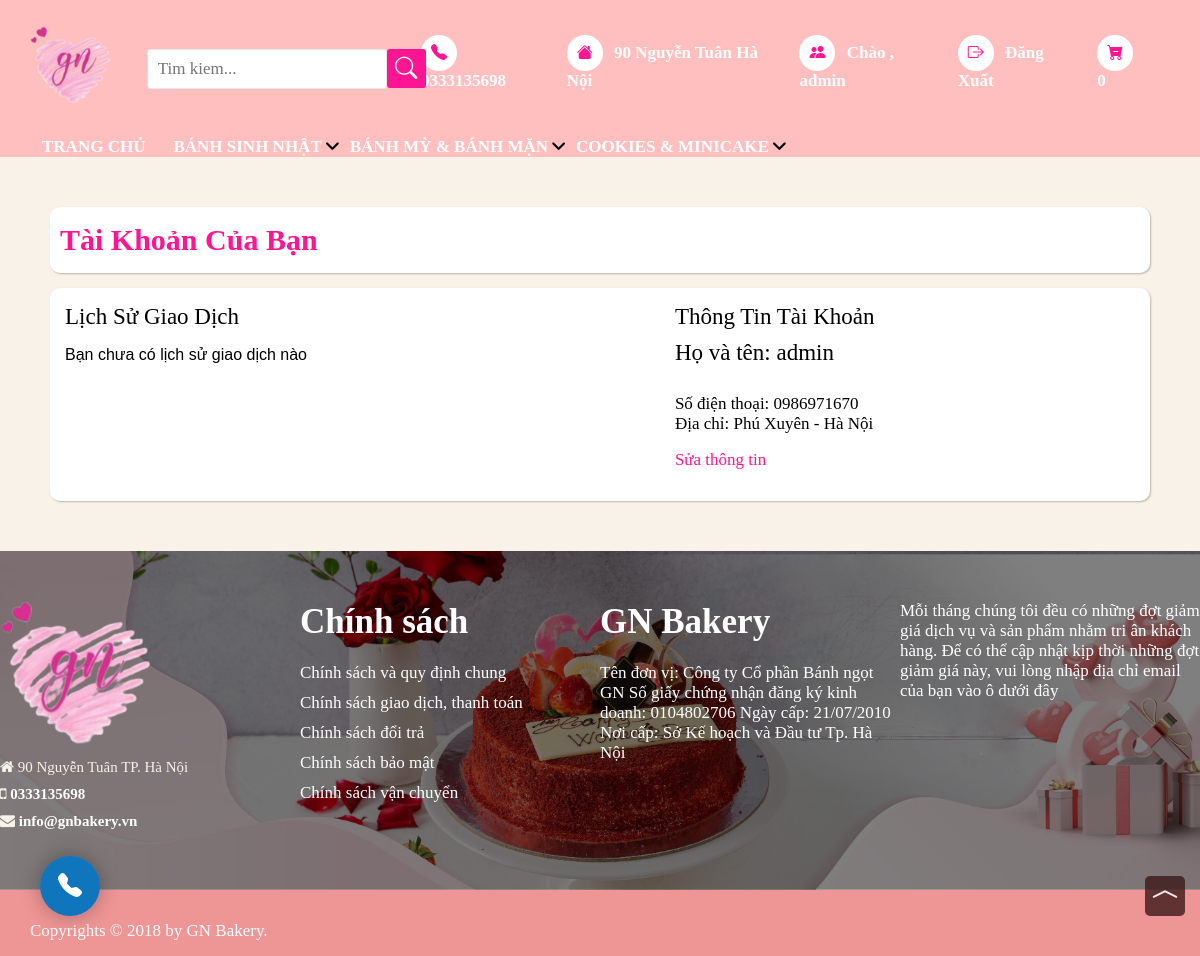
Screenshot of /user.php (signed in) with the database file from the repository.
### tables this page shows
CREATE TABLE `categories` (
  `id` int(11) NOT NULL,
  `name` varchar(50) NOT NULL
);

CREATE TABLE `users` (
  `id` int(11) NOT NULL,
  `name` varchar(50) NOT NULL,
  `email` varchar(255) NOT NULL,
  `password` varchar(255) NOT NULL,
  `phone` varchar(15) DEFAULT NULL,
  `address` varchar(255) DEFAULT NULL,
  `level` int(1) NOT NULL
);

### cart_function.php (called while the page is built, shortened)
<?php
function total_item($cart){
    $total = 0;
    return $total;
}
?>

### user.php (the view, shortened to what this page needs)
<?php
  require 'database/connect.php';
  $id = $_SESSION['id'];
  $sql = "select * from users where id = '$id'";
  $result = mysqli_query($connect,$sql);
  $each = mysqli_fetch_array($result);
  $sqlOrder = "select id, name_receiver, address_receiver, phone_receiver, DATE_FORMAT(created_at, '%d/%m/%Y %T') as created_at, status, total_price from orders where user_id = '$id'";
  $resultOrder = mysqli_query($connect,$sqlOrder);
?>
<!DOCTYPE html>
<html>
<head>
  <link rel="stylesheet" href="https://cdn.jsdelivr.net/npm/bootstrap-icons@1.8.1/font/bootstrap-icons.css">
  <link href="https://cdn.jsdelivr.net/npm/bootstrap@5.1.3/dist/css/bootstrap.min.css" rel="stylesheet"
>
   <link rel="stylesheet" type="text/css" href="css/user.css">
  <link rel="stylesheet" type="text/css" href="css/style.css">
  <link rel="stylesheet" href="https://cdnjs.cloudflare.com/ajax/libs/font-awesome/6.0.0/css/all.min.css">
  <link rel="stylesheet" type="text/css" href="https://cdn.jsdelivr.net/npm/slick-carousel@1.8.1/slick/slick.css" />
  <link rel="stylesheet" href="https://cdnjs.cloudflare.com/ajax/libs/font-awesome/4.7.0/css/font-awesome.min.css">
</head>
<body>
<?php require './header.php'; ?>
 <section id="page-content">
   <div class="content-header">
     <h1 >Tài Khoản Của Bạn</h1>
   </div>
   <div class="content-grid">
     <div class="content-grid-left">
        <h2 class="h4">Lịch Sử Giao Dịch</h2>
        <p <?php
            if(mysqli_num_rows($resultOrder)<1){
              echo 'style = "display:block;"';
            }else{
              echo 'style = "display:none;"';
            }
          ?>
          >Bạn chưa có lịch sử giao dịch nào</p>
     </div>
     <div class="content-grid-right">
       <h4 class="h4">Thông Tin Tài Khoản</h4>
       <h3 class="h4">Họ và tên: <?= $each['name'] ?? '' ?></h3>
       <p>
        <br>
        Số điện thoại: <?= $each['phone'] ?? '' ?>
        <br>
        Địa chỉ: <?= $each['address'] ?? '' ?>
       </p>
       <p class="text-address"><a href="update.php">Sửa thông tin</a></p>
     </div>
   </div>
 </section>
  <footer>
    <div class="footer-top">
      <div class="wrapper">
        <div class="inner">
          <div class="grid-item">
            <div class="contact-item ">
              <div class="ft-contact">
                <div class="ft-contact-logo ">
                  <a href="/"><img style="width: 50%;height:50%;" src="img/logo.png"
                      alt="GN BAKERY - Bánh ngọt Pháp"></a>
                </div>
                <div class="ft-contact-address">
                  <i class="fa fa-home" aria-hidden="true"></i> 90 Nguyễn Tuân TP. Hà Nội
                </div>
                <div class="ft-contact-tel">
                  <i class="fa fa-mobile" aria-hidden="true"></i> <a style="color: white; font-weight: bolder;"
                    href="tel:0333135698">0333135698</a>
                </div>
                <div class="ft-contact-email">
                  <i class="fa fa-envelope" aria-hidden="true"></i> <a style="color: white;font-weight: bolder;"
                    href="mailto:info@gnbakery.vn">info@gnbakery.vn</a>
                </div>
              </div>
            </div>
            <div class="menu ">
              <div class="ft-menu">
                <h4>Chính sách</h4>
                <ul class="list">
                  <li><a href="">Chính sách và quy định chung</a></li>
                  <li><a href="">Chính sách giao dịch, thanh toán</a></li>
                  <li><a href="">Chính sách đổi trả</a></li>
                  <li><a href="">Chính sách bảo mật</a></li>
                  <li><a href="">Chính sách vận chuyển</a></li>
                </ul>
              </div>
            </div>
            <div class="subscribe ">
              <div class="ft-subscribe-wrapper">
                <h4>GN Bakery</h4>
                <div class="ft-subscribe">
                  <p>Tên đơn vị: Công ty Cổ phần Bánh ngọt GN
                    Số giấy chứng nhận đăng ký kinh doanh: 0104802706
                    Ngày cấp: 21/07/2010
                    Nơi cấp: Sở Kế hoạch và Đầu tư Tp. Hà Nội
                  </p>
                </div>
              </div>
            </div>
            <div class="connect">
              <p>Mỗi tháng chúng tôi đều có những đợt giảm giá dịch vụ và sản phẩm nhằm tri ân khách hàng. Để có thể cập
                nhật kịp thời những đợt giảm giá này, vui lòng nhập địa chỉ email của bạn vào ô dưới đây
            </div>
          </div>
        </div>
      </div>
    </div>
    <div class="footer-bottom">
      <div class="wrapper">
        <div class="inner">
          <div class="grid">
            <div class="grid__item ">
              <div class="ft-copyright">
                Copyrights © 2018 by <a target="_blank" href="">GN Bakery</a>.
              </div>
            </div>
          </div>
        </div>
      </div>
    </footer>
    <div id="hotline">
      <a href="tel:0333135698" id="yBtn">
        <i class="bi bi-telephone-fill"></i>
      </a>
    </div>
    <div id="backtop">
      <i class="bi bi-chevron-compact-up"></i>
    </div>
</body>
</html>

### header.php (shortened to what this page needs)
<?php
require 'cart_function.php';
require './database/connect.php';
    $sql = "select * from categories";
    $categories = mysqli_query($connect, $sql);
$cart = (isset($_SESSION['cart']))? $_SESSION['cart'] : [];
?>
  <header class="medium-header">
    <div class="site-header">
      <div class="header-left">
        <div class="logo">
          <h1>
            <a href="#">
              <img src="img/logo.png">
            </a>
          </h1>
        </div>
        <div class="search">
          <form action="/search" method="get" class="input-search" role="search">
            <input id="search" type="search" name="q" value placeholder="Tim kiem..." class="input-field" aria-label="Tim kiem ..." autocomplete="off">
            <span class="input-group-btn">
              <button type="submit" class="btn icon-fallback-text">
                <i class="bi bi-search" aria-hidden="true"></i>
              </button>
            </span>
          </form>
        </div>
      </div>
      <div class="header-right">
        <ul class="list-item">
          <a class="item" href="tel:0333135698">
            <i class="bi bi-telephone-fill" aria-hidden="true"></i>
            <span>0333135698</span>
          </a>
          <a class="item" href="#">
            <i class="bi bi-house-fill" aria-hidden="true"></i>
            <span>
              90 Nguyễn Tuân Hà Nội
            </span>
          </a>
          <?php if(empty($_SESSION['id'])) { ?>
            <a class="item" href="./signin.php">
              <i class="bi bi-people-fill" aria-hidden="true"></i>
              Tài khoản
            </a>
          <?php } else { ?>
              <a class="item" href="user.php">
              <i class="bi bi-people-fill" aria-hidden="true"></i>
              Chào , <?= $_SESSION['name'] ?>
            </a>
            <a class="item" href="signout.php">
              <i class="bi bi-box-arrow-right" aria-hidden="true"></i>
              Đăng Xuất
            </a>
          <?php } ?>
          <a class="item" href="cart.php">
            <div class="cart-total-price">
              <i class="bi bi-cart-dash-fill" aria-hidden="true"></i>
              <?php if(empty($_SESSION['id'])) { ?><span id="CartCount">
              0</span>
              <?php } else { ?>
                <span id="CartCount"><?php echo total_item($cart) ?></span>
                <?php } ?>
            </div>
          </a>
      </div>
    </div>
    <nav class="container">
      <ul id="main-menu">
        <li><a href="./index.php">TRANG CHỦ</a></li>
        <?php foreach($categories as $category) { ?>
            <li>
                <a href="#"><?= $category['name'] ?></a>
            </li>
          <?php } ?>
      </ul>
    </nav>
  </header>

### css/user.css (style rules this page uses)
#page-content { padding: 50px 50px; }
.content-header { box-shadow: 1px 1px 2px 0px #00000040; background-color: white; border-radius: 10px; }
* { box-sizing: border-box; }
.content-header h1 { color:#FF1493; padding: 15px 10px; font-size: 30px; font-family: serif; font-weight: bolder; }
.content-grid { border-radius: 10px; box-shadow: 1px 1px 2px 0px #00000040; padding: 15px; background-color: white; margin-top: 15px; display: flex; width: 100%; flex-wrap: wrap; justify-content: space-between; }
.content-grid-left { width: 50%; }
.h4 { font-family: 'Merriweather', serif; font-weight: 200; font-size: 23px; }
.content-grid-left p { margin-top: 15px; font-size: 16px; font-family: sans-serif; font-weight: 100; }
.content-grid-right { margin-left: 10px; width: 43%; }
.text-address a { color: #FF1493; }

### rows the page displays
categories: name "BÁNH SINH NHẬT"
categories: name "BÁNH MỲ & BÁNH MẶN"
categories: name "COOKIES & MINICAKE"
users: name "admin", phone "0986971670", address "Phú Xuyên - Hà Nội"

### other values shown
$_SESSION['name'] "admin"
total_item($cart) "0"
